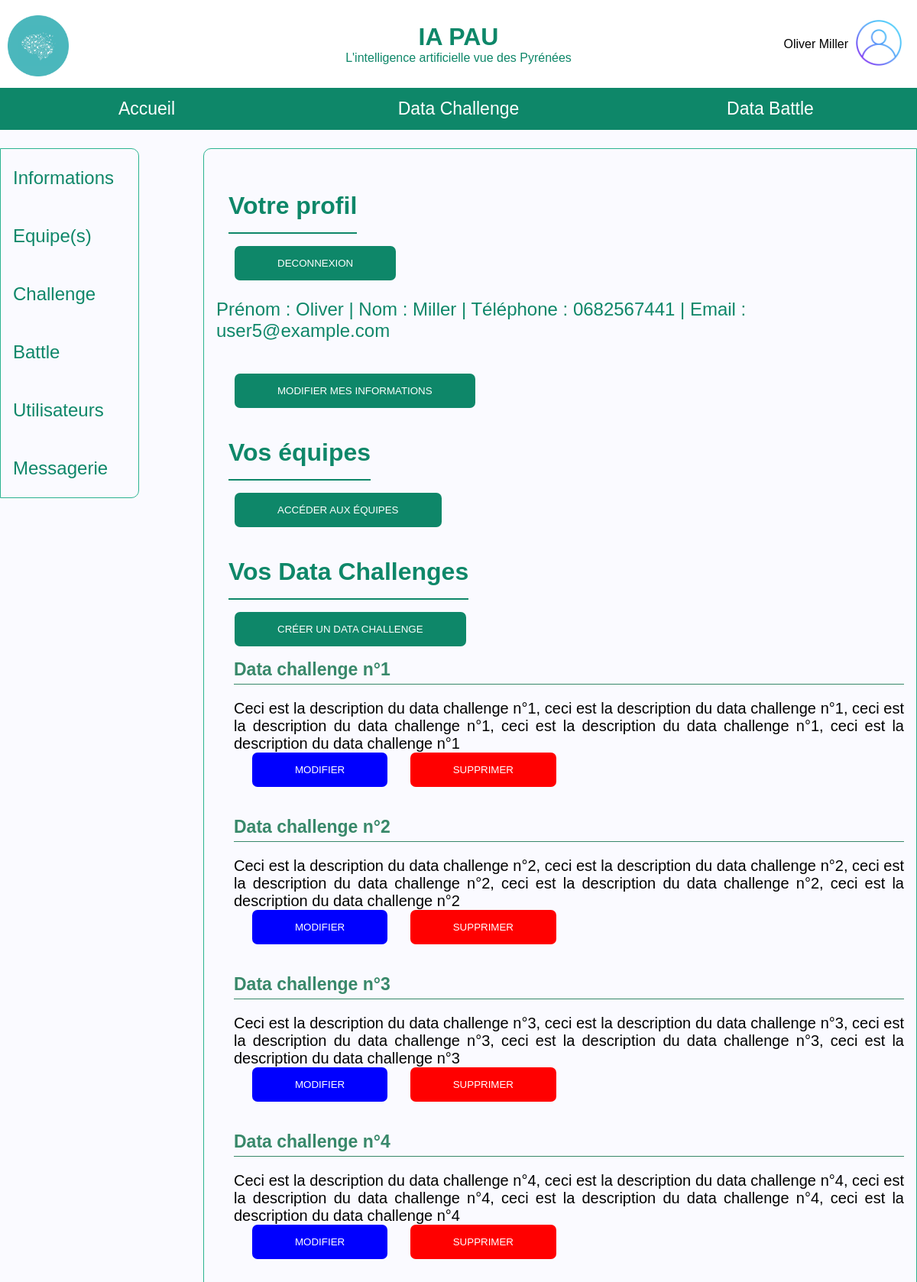
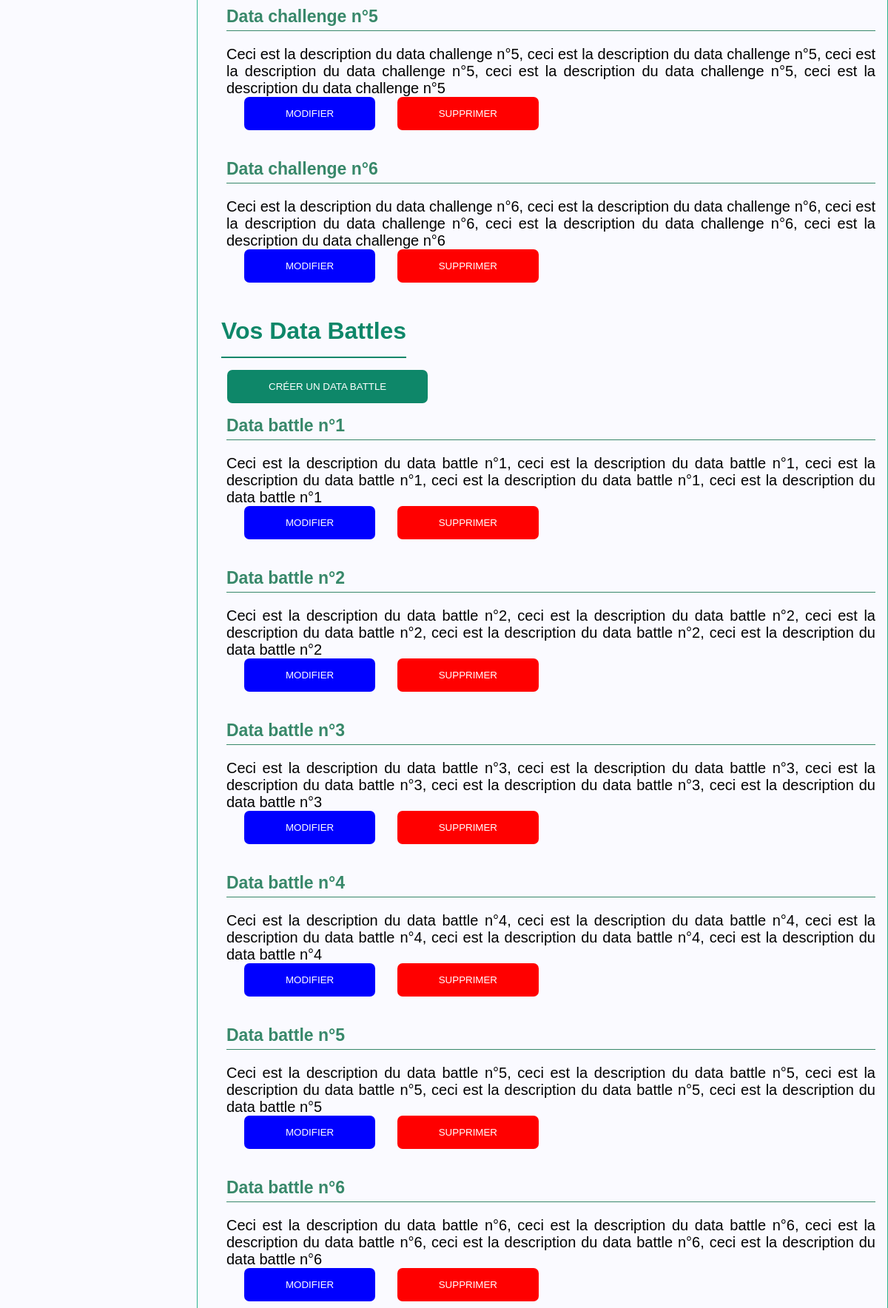
Page /php/profil/profil.php (signed in, upper part) on the committed database (2 pictures, top to bottom).
### tables this page shows
create table DataEvent (
    idDataEvent INTEGER primary key unique not null auto_increment, 
    typeDataEvent ENUM('DataChallenge','DataBattle'),
    dateDebut DATETIME,
    dateFin DATETIME,
    dateCreation DATETIME,
    descript TEXT,
    entreprise VARCHAR(100),
    titre VARCHAR(100),
    donnees TEXT,
    consignes TEXT,
    conseils TEXT,
    idGestionnaire INTEGER,
    foreign key fk_Gestionnaire(idGestionnaire) references Utilisateur(idUtilisateur) on delete cascade
);

### php/bdd.php (called while the page is built, shortened)
<?php
function getAllFromRequest($mysqlClient,$request) {
    try {
        $statement = $mysqlClient->prepare($request);
        $statement->execute();
        $tableau = $statement->fetchAll();
        return $tableau;
    }
    catch(Exception $e) {
        die('Erreur : ' . $e->getMessage());
    }
}
?>

### php/profil/profil.php (the view, shortened to what this page needs)
<!DOCTYPE html>
<head>
    <link rel="stylesheet" href="/css/profil.css">
    <link rel="stylesheet" href="/css/liste-data-events.css">
</head>
    <body>
        <?php
            include '../header.php';
            include '../bdd.php';
            $conn = connexion($serveur, $bdd, $user, $pass);
        ?>
        <div class="left-menu">
            <ul>
                <li><a title='Informations' href='#infos'>Informations</a></li>
                <li><a title='Equipe(s)' href='#equ'>Equipe(s)</a></li>
                <li><a title='Challenge' href='#challenge'>Challenge</a></li>
                <li><a title='Battle' href='#battle'>Battle</a></li>
                <?php
                if ($_SESSION["typeUtilisateur"] == "administrateur") {
                    echo "<li><a title='Utilisateurs' href='#util'>Utilisateurs</a></li>";
                }
                ?>
                <li><a title='Messagerie' href='#utilAdmin'>Messagerie</a></li>
            </ul>
        </div>
        <div class="right-main">
            <div id="infos">
                <h1>Votre profil</h1>
                <button class="btnStyle" onclick="window.location = '/php/connexion/deconnexion.php';">deconnexion</button>
                <?php
                echo '<p>Prénom : '.$_SESSION['prenom'] . ' | Nom : ' . $_SESSION['nom'] .' | Téléphone : '.$_SESSION["telephone"] . ' | Email : '.$_SESSION["email"]."</p>";
                ?>
                <br>
                <button class="btnStyle" onclick="openModal(0,'util-overlay','form-modif-util',0)">Modifier mes informations</button>
            </div>
            <div id="equ">
                <h1>Vos équipes</h1>
                <button class="btnStyle" onclick="window.location = '/php/equipe/equipe.php';">accéder aux équipes</button>
            </div>
            <div id="challenge">
                <h1>Vos Data Challenges</h1>
                <?php
                if ($_SESSION["typeUtilisateur"] == "administrateur") {
                    echo "<button class='btnStyle' onclick='openModal(0, \"new-data-chall-overlay\",\"form-new-chall\");'>créer un data challenge</button>";
                    $requete = "SELECT * FROM DataEvent WHERE typeDataEvent='DataChallenge';";
                }
                $resultat = getAllFromRequest($conn, $requete);
                $nbrResultats = count($resultat);
                if (!$nbrResultats) {
                    if ($_SESSION["typeUtilisateur"] == "normal") {
                        echo "<p> Vous n'êtes pas inscrit à des Data challenges.</p>";
                    }elseif (($_SESSION["typeUtilisateur"] == "administrateur") || ($_SESSION["typeUtilisateur"] == "gestionnaire")) {
                        echo "<p> Aucun Data Challenge.</p>";
                    }
                }else{
                    echo "<div id='liste-events'>";
                    for ($i=0; $i<$nbrResultats; $i++) {
                        echo "
                        <div class='event'>
                            <a href='/php/dataEvent/data-event.php?idDataEvent=".$resultat[$i]["idDataEvent"]."'>
                                <div class='titre-event'>
                                    <span>".$resultat[$i]["titre"]."</span>
                                </div>
                                <p>".$resultat[$i]["descript"]."</p>
                            </a>
                        ";
                        if ($_SESSION["typeUtilisateur"] != "normal"): ?>
                            <button class='btnStyle' onclick='openModal(<?php echo $resultat[$i]["idDataEvent"] ?>,"data-chall-overlay","form-modif-chall");' style='background-color: blue;'>Modifier</button>
                        <?php endif;
                        if ($_SESSION["typeUtilisateur"] == "administrateur"): ?>
                            <button class='btnStyle' onclick='window.location="supDataEvent.php?idDataEvent=<?php echo $resultat[$i]["idDataEvent"] ?>";' style='background-color: red;'>supprimer</button>
                        <?php endif;
                        echo" </div>";
                    }
                    echo "</div>";
                }
                ?>
            </div>
            <div id="battle">
                <h1>Vos Data Battles</h1>
                <?php
                    if ($_SESSION["typeUtilisateur"] == "administrateur") {
                        echo "<button class='btnStyle' onclick='openModal(0, \"new-data-battle-overlay\",\"form-new-battle\");'>créer un data battle</button>";
                        $requete = "SELECT * FROM DataEvent WHERE typeDataEvent='DataBattle';";
                    }
                    $resultat = getAllFromRequest($conn, $requete);
                    $nbrResultats = count($resultat);
                    if (!$nbrResultats) {
                        if ($_SESSION["typeUtilisateur"] == "normal") {
                            echo "<p> Vous n'êtes pas inscrit à des Data Battles.</p>";
                        }elseif (($_SESSION["typeUtilisateur"] == "administrateur") || ($_SESSION["typeUtilisateur"] == "gestionnaire")) {
                            echo "<p> Aucun Data Battle.</p>";
                        }
                    }else{
                        echo "<div id='liste-events'>";
                        for ($i=0; $i<$nbrResultats; $i++) {
                            echo "
                            <div class='event'>
                                <a href='/php/dataEvent/data-event.php?idDataEvent=".$resultat[$i]["idDataEvent"]."'>
                                    <div class='titre-event'>
                                        <span>".$resultat[$i]["titre"]."</span>
                                    </div>
                                    <p>".$resultat[$i]["descript"]."</p>
                                </a>
                            ";
                            if ($_SESSION["typeUtilisateur"] != "normal"): ?>
                                <button class='btnStyle' onclick='openModal(<?php echo $resultat[$i]["idDataEvent"] ?>,"data-chall-overlay","form-modif-chall");' style='background-color: blue;'>Modifier</button>
                            <?php endif;
                            if ($_SESSION["typeUtilisateur"] == "administrateur"): ?>
                                <button class='btnStyle' onclick='window.location="supDataEvent.php?idDataEvent=<?php echo $resultat[$i]["idDataEvent"] ?>";' style='background-color: red;'>supprimer</button>
                            <?php endif;
                            echo" </div>";
                        }
                        echo "</div>";
                    }
                ?>
            </div>
        </div>
    </body>
</html>

### css/profil.css (style rules this page uses)
body { background-color: #FAFAFF; }
.left-menu { position: fixed; display: block; float: left; width: 15%; margin-top: 3vh; border: 1px solid #2bb391; border-top-right-radius: 10px; border-bottom-right-radius: 10px; }
.right-main { display: block; float: right; width: 75%; margin-top: 3vh; padding: 2vh; border: 1px solid #2bb391; border-top-left-radius: 10px; border-bottom-left-radius: 10px; }
.right-main h1 { width: fit-content; margin: 2vh; margin-top: 5vh; padding-bottom: 2vh; color: #0E8769; border-bottom: #0E8769 2px solid; box-sizing: border-box; }
ul { margin: 0; padding: 0; }
li { width: 100%; list-style: none; font-size: 1.5em; border-top-right-radius: 10px; border-bottom-right-radius: 10px; transition: 0.2s; }
li a { display: block; text-decoration: none; padding-top: 3vh; padding-bottom: 3vh; padding-left: 2vh; width: 100%; color: #0E8769; }
#infos p { color: #0E8769; font-size: 1.5em; }
.btnStyle { display: inline-block; outline: 0; cursor: pointer; border: none; margin-left: 3vh; padding: 0 56px; height: 45px; line-height: 45px; border-radius: 7px; background-color: #0e8769; color: white; transition: 0.2s ease,color 0.2s ease,box-shadow 0.2s ease; text-transform: uppercase; }

### css/liste-data-events.css (style rules this page uses)
#liste-events a { text-decoration: none; color: black; transition: 0.3s ease; }
#liste-events .event { border-left: 3px solid rgba(255, 255, 255, 0); transition: 0.3s ease; }
#liste-events .event { padding-top: 7px; padding-bottom: 7px; margin-top: 10px; margin-bottom: 25px; padding-left: 20px; font-size: 20px; text-align: justify; }
#liste-events .event .titre-event { font-weight: bold; font-size: 20px; border-bottom: 1px solid rgb(56, 136, 106); padding-bottom: 5px; color: rgb(56, 136, 106); font-size: 23px; }
#liste-events .event p { margin-bottom: 0px; }

### css/header.css (style rules this page uses)
body { margin: 0; font-family: "montserrat", sans-serif; }

### rows in the picture
dataevent: titre "Data challenge n°1", descript "Ceci est la description du data challenge n°1, ceci est la description du data challenge n°1, ceci est la description du data challenge n°1, ceci est la description du data challenge n°1, ceci est la description du data challenge n°1"
dataevent: titre "Data challenge n°2", descript "Ceci est la description du data challenge n°2, ceci est la description du data challenge n°2, ceci est la description du data challenge n°2, ceci est la description du data challenge n°2, ceci est la description du data challenge n°2"
dataevent: titre "Data challenge n°3", descript "Ceci est la description du data challenge n°3, ceci est la description du data challenge n°3, ceci est la description du data challenge n°3, ceci est la description du data challenge n°3, ceci est la description du data challenge n°3"
dataevent: titre "Data challenge n°4", descript "Ceci est la description du data challenge n°4, ceci est la description du data challenge n°4, ceci est la description du data challenge n°4, ceci est la description du data challenge n°4, ceci est la description du data challenge n°4"
dataevent: titre "Data challenge n°5", descript "Ceci est la description du data challenge n°5, ceci est la description du data challenge n°5, ceci est la description du data challenge n°5, ceci est la description du data challenge n°5, ceci est la description du data challenge n°5"
dataevent: titre "Data challenge n°6", descript "Ceci est la description du data challenge n°6, ceci est la description du data challenge n°6, ceci est la description du data challenge n°6, ceci est la description du data challenge n°6, ceci est la description du data challenge n°6"
dataevent: titre "Data battle n°1", descript "Ceci est la description du data battle n°1, ceci est la description du data battle n°1, ceci est la description du data battle n°1, ceci est la description du data battle n°1, ceci est la description du data battle n°1"
dataevent: titre "Data battle n°2", descript "Ceci est la description du data battle n°2, ceci est la description du data battle n°2, ceci est la description du data battle n°2, ceci est la description du data battle n°2, ceci est la description du data battle n°2"
dataevent: titre "Data battle n°3", descript "Ceci est la description du data battle n°3, ceci est la description du data battle n°3, ceci est la description du data battle n°3, ceci est la description du data battle n°3, ceci est la description du data battle n°3"
dataevent: titre "Data battle n°4", descript "Ceci est la description du data battle n°4, ceci est la description du data battle n°4, ceci est la description du data battle n°4, ceci est la description du data battle n°4, ceci est la description du data battle n°4"
dataevent: titre "Data battle n°5", descript "Ceci est la description du data battle n°5, ceci est la description du data battle n°5, ceci est la description du data battle n°5, ceci est la description du data battle n°5, ceci est la description du data battle n°5"
dataevent: titre "Data battle n°6", descript "Ceci est la description du data battle n°6, ceci est la description du data battle n°6, ceci est la description du data battle n°6, ceci est la description du data battle n°6, ceci est la description du data battle n°6"

### other values in the picture
$_SESSION["prenom"] "Oliver"
$_SESSION["nom"] "Miller"
$_SESSION['prenom'] "Oliver"
$_SESSION['nom'] "Miller"
$_SESSION["telephone"] "0682567441"
$_SESSION["email"] "user5@example.com"
